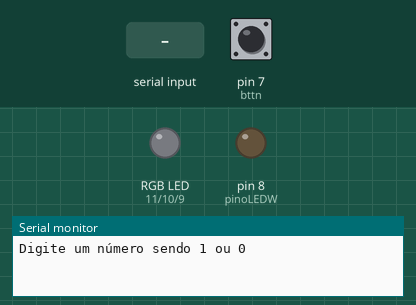
This sketch was run on a simulated Arduino Uno, built with avr-gcc and run on an emulated ATmega328P. On the bench: an RGB LED mixed from three pins (HIGH = lit), output pins drawn as LEDs (lit = HIGH), the last lines printed to the serial monitor. The test bench sets the inputs (shaded band); at power-on: pin 7 (bttn) HIGH.

Above: at 1.2 s.
1.3 s: "1" received over Serial
At 2.2 s:
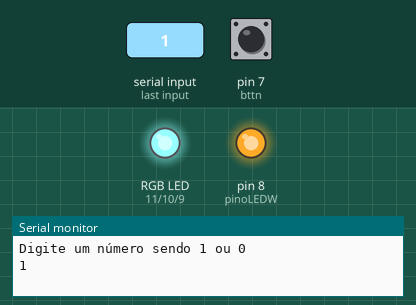
2.8 s: pin 7 (bttn) pulled LOW for 0.15 s
At 4.0 s:
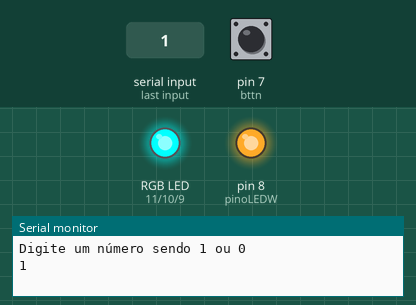
4.4 s: "2" received over Serial
At 5.2 s:
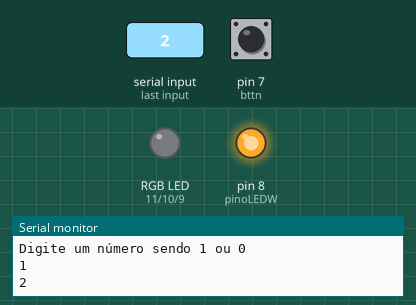
5.9 s: "4" received over Serial
At 6.3 s:
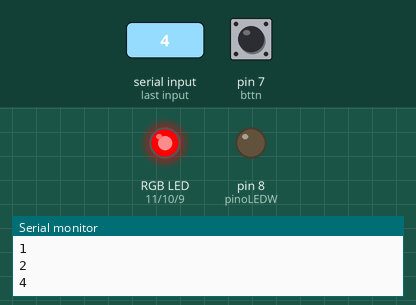
7.4 s: "5" received over Serial
At 8.6 s:
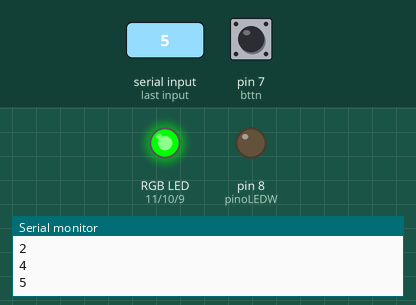
8.9 s: "6" received over Serial
At 9.9 s:
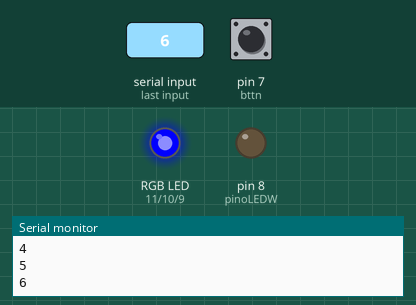
Timing chart, 0 to 11.4 s (numbered marks = the images above; inputs shaded):
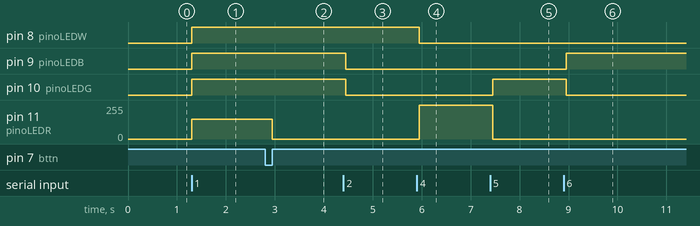

Measured:
- after the input at 1.3 s, pin 8 (pinoLEDW), pin 9 (pinoLEDB), pin 10 (pinoLEDG): LOW → HIGH at once; pin 11 (pinoLEDR): 0/255 → 150/255 at once
- after the input at 2.8 s, pin 11 (pinoLEDR): 150/255 → 0/255 after 0.15 s
- after the input at 4.4 s, pin 9 (pinoLEDB), pin 10 (pinoLEDG): HIGH → LOW after 0.05 s
- after the input at 5.9 s, pin 8 (pinoLEDW): HIGH → LOW after 0.05 s; pin 11 (pinoLEDR): 0/255 → 255/255 after 0.05 s
- after the input at 7.4 s, pin 10 (pinoLEDG): LOW → HIGH after 0.05 s; pin 11 (pinoLEDR): 255/255 → 0/255 after 0.05 s
- after the input at 8.9 s, pin 9 (pinoLEDB): LOW → HIGH after 0.05 s; pin 10 (pinoLEDG): HIGH → LOW after 0.05 s

The sketch:

LED_systemV2.ino
```cpp
//Variáveis de conexão
const int pinoLEDR = 11;
const int pinoLEDG = 10;
const int pinoLEDB = 9;
const int pinoLEDW = 8;
char leitura;
const int bttn = 7;
int estado = 0;
int guarda_estado = LOW;
int flag = LOW;

void setup() {
  Serial.begin(9600);
  Serial.println("Digite um número sendo 1 ou 0");
  pinMode(pinoLEDR, OUTPUT);
  pinMode(pinoLEDG, OUTPUT);
  pinMode(pinoLEDB, OUTPUT);
  pinMode(pinoLEDW, OUTPUT);
  pinMode(bttn, INPUT_PULLUP);
}

void loop() {
  estado = digitalRead(bttn);

  if (estado == LOW) {
    guarda_estado = !guarda_estado;
    flag = LOW;
    while (digitalRead(bttn) == LOW) {
      delay(50);
    }
  }

  if (guarda_estado == HIGH && flag == LOW) {
    digitalWrite(pinoLEDW, HIGH);
    analogWrite(pinoLEDR, 0);
    analogWrite(pinoLEDG, 255);
    analogWrite(pinoLEDB, 255);
  }
  else if (guarda_estado == LOW && flag == LOW){
    digitalWrite(pinoLEDW, LOW);
    analogWrite(pinoLEDR, 0);
    analogWrite(pinoLEDG, 0);
    analogWrite(pinoLEDB, 0);
  }


  if (Serial.available() > 0 ) {
    leitura = Serial.read();
    //leitura = leitura-48;
    Serial.println(leitura);
    if (leitura == '1') {
      digitalWrite(pinoLEDW, HIGH);
      analogWrite(pinoLEDR, 150);
      analogWrite(pinoLEDG, 255);
      analogWrite(pinoLEDB, 255);
      flag = HIGH;
    }
    if (leitura == '0') {
      digitalWrite(pinoLEDW, LOW);
      analogWrite(pinoLEDR, 0);
      analogWrite(pinoLEDG, 0);
      analogWrite(pinoLEDB, 0);
    }
    if (leitura == '3') {
      digitalWrite(pinoLEDW, HIGH);
      analogWrite(pinoLEDR, 0);
      analogWrite(pinoLEDG, 255);
      analogWrite(pinoLEDB, 255);
      flag = HIGH;
    }
    if (leitura == '2') {
      digitalWrite(pinoLEDW, HIGH);
      analogWrite(pinoLEDR, 0);
      analogWrite(pinoLEDG, 0);
      analogWrite(pinoLEDB, 0);
      flag = HIGH;
    }
    if (leitura == '4') {
      digitalWrite(pinoLEDW, LOW);
      analogWrite(pinoLEDR, 255);
      analogWrite(pinoLEDG, 0);
      analogWrite(pinoLEDB, 0);
      flag = HIGH;
    }
    if (leitura == '5') {
      digitalWrite(pinoLEDW, LOW);
      analogWrite(pinoLEDR, 0);
      analogWrite(pinoLEDG, 255);
      analogWrite(pinoLEDB, 0);
      flag = HIGH;
    }
    if (leitura == '6') {
      digitalWrite(pinoLEDW, LOW);
      analogWrite(pinoLEDR, 0);
      analogWrite(pinoLEDG, 0);
      analogWrite(pinoLEDB, 255);
      flag = HIGH;
    }
    if (leitura == '7') {
      digitalWrite(pinoLEDW, LOW);
      analogWrite(pinoLEDR, 75);
      analogWrite(pinoLEDG, 0);
      analogWrite(pinoLEDB, 150);
      flag = HIGH;
    }
    if (leitura == '8') {
      digitalWrite(pinoLEDW, LOW);
      analogWrite(pinoLEDR, 190);
      analogWrite(pinoLEDG, 100);
      analogWrite(pinoLEDB, 0);
      flag = HIGH;
    }
  }
  delay(100);
}
```
